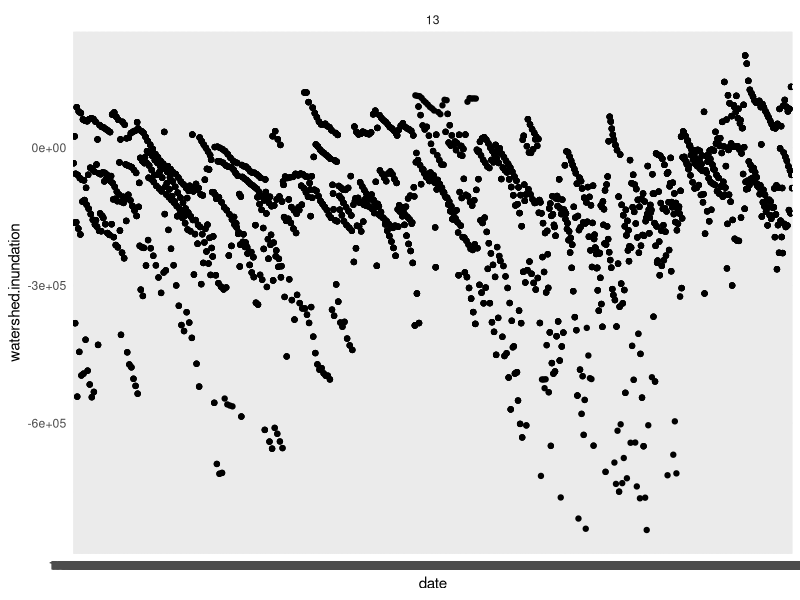

The R script that drew this image:
library(tidyverse)
wetland_cover <- read_csv("01_Raw_data/wetland cover/wetland_cover.csv")%>%
  select(Basin_Name, AREA, PERCENTAGE)%>%
  rename(Basin='Basin_Name')

wetland_stage <- read_csv("01_Raw_data/wetland cover/wetland stage.csv")%>%
  separate(well_id, "_", into=c("Basin", "wetland"))%>%
  filter(flag==0)%>%
  group_by(Basin, date)%>%
  mutate(
    well.depth.m=mean(well_depth_m, na.rm=T),
  )%>%
  select(date, Basin, well.depth.m)%>%
  left_join(wetland_cover, by=c('Basin'))%>%
  mutate(watershed.inundation=(AREA*well.depth.m),
         day=mdy(date))%>% select(-date)

ggplot(
  wetland_stage %>% filter(Basin==13),
  aes(x = date, y = watershed.inundation)) +
  geom_point() +
  facet_wrap(~Basin, scales = "free")+theme_minimal()

write_csv(wetland_stage, "01_Raw_data/wetland cover/watershed.inundation.csv")
